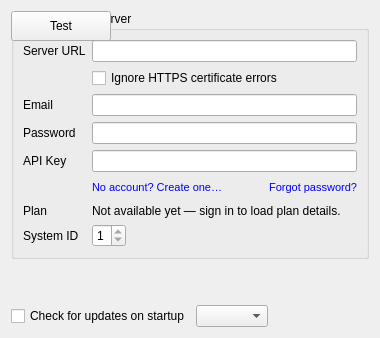
          <widget class="QWidget" name="tabWidgetPage3">
           <attribute name="title">
            <string>Network</string>
           </attribute>
           <layout class="QVBoxLayout" name="verticalLayout_10">
            <item>
             <widget class="QGroupBox" name="groupBoxRequestServer">
              <property name="title">
               <string>Use request server</string>
              </property>
              <property name="checkable">
               <bool>true</bool>
              </property>
              <layout class="QVBoxLayout" name="verticalLayout">
               <item>
                <layout class="QFormLayout" name="formLayout">
                 <item row="0" column="0">
                  <widget class="QLabel" name="label_6">
                   <property name="text">
                    <string>Server URL</string>
                   </property>
                  </widget>
                 </item>
                 <item row="0" column="1">
                  <widget class="QLineEdit" name="lineEditUrl">
                   <property name="toolTip">
                    <string>URL of the server to use for remote requests</string>
                   </property>
                   <property name="inputMethodHints">
                    <set>Qt::ImhUrlCharactersOnly</set>
                   </property>
                   <property name="placeholderText">
                    <string/>
                   </property>
                  </widget>
                 </item>
                 <item row="1" column="1">
                  <widget class="QCheckBox" name="checkBoxIgnoreCertErrors">
                   <property name="toolTip">
                    <string>If enabled, Auto-KJ will ignore any problems with SSL certificates.  Useful if you are hosing your own request server and are using a self-signed cert.</string>
                   </property>
                   <property name="text">
                    <string>Ignore HTTPS certificate errors</string>
                   </property>
                  </widget>
                 </item>
                 <item row="2" column="0">
                  <widget class="QLabel" name="label_7">
                   <property name="text">
                    <string>Email</string>
                   </property>
                  </widget>
                 </item>
                 <item row="2" column="1">
                  <widget class="QLineEdit" name="lineEditEmail">
                   <property name="toolTip">
                    <string>Email address for your Auto-KJ account</string>
                   </property>
                   <property name="inputMethodHints">
                    <set>Qt::ImhEmailCharactersOnly</set>
                   </property>
                  </widget>
                 </item>
                 <item row="3" column="0">
                  <widget class="QLabel" name="labelPassword">
                   <property name="text">
                    <string>Password</string>
                   </property>
                  </widget>
                 </item>
                 <item row="3" column="1">
                  <widget class="QLineEdit" name="lineEditPassword">
                   <property name="toolTip">
                    <string>Password for your Auto-KJ account</string>
                   </property>
                   <property name="echoMode">
                    <enum>QLineEdit::Password</enum>
                   </property>
                  </widget>
                 </item>
                 <item row="4" column="0">
                  <widget class="QLabel" name="labelApiKey">
                   <property name="text">
                    <string>API Key</string>
                   </property>
                  </widget>
                 </item>
                 <item row="4" column="1">
                  <widget class="QLineEdit" name="lineEditApiKey">
                   <property name="toolTip">
                    <string>API key for Pro desktop HTTP endpoints</string>
                   </property>
                   <property name="echoMode">
                    <enum>QLineEdit::PasswordEchoOnEdit</enum>
                   </property>
                  </widget>
                 </item>
                 <item row="5" column="1">
                  <layout class="QHBoxLayout" name="horizontalLayoutAuthLinks">
                   <item>
                    <widget class="QPushButton" name="btnCreateAccount">
                     <property name="toolTip">
                      <string>Create a new Auto-KJ account</string>
                     </property>
                     <property name="text">
                      <string>No account? Create one…</string>
                     </property>
                     <property name="flat">
                      <bool>true</bool>
                     </property>
                     <property name="styleSheet">
                      <string>QPushButton { color: palette(link); text-align: left; padding: 0; border: none; font-size: 11px; }</string>
                     </property>
                    </widget>
                   </item>
                   <item>
                    <spacer name="horizontalSpacerAuthLinks">
                     <property name="orientation">
                      <enum>Qt::Horizontal</enum>
                     </property>
                     <property name="sizeHint" stdset="0">
                      <size>
                       <width>40</width>
                       <height>20</height>
                      </size>
                     </property>
                    </spacer>
                   </item>
                   <item>
                    <widget class="QPushButton" name="btnForgotPassword">
                     <property name="toolTip">
                      <string>Reset your Auto-KJ account password</string>
                     </property>
                     <property name="text">
                      <string>Forgot password?</string>
                     </property>
                     <property name="flat">
                      <bool>true</bool>
                     </property>
                     <property name="styleSheet">
                      <string>QPushButton { color: palette(link); text-align: right; padding: 0; border: none; font-size: 11px; }</string>
                     </property>
                    </widget>
                   </item>
                  </layout>
                 </item>
                 <item row="6" column="0">
                  <widget class="QLabel" name="labelPlanTitle">
                   <property name="text">
                    <string>Plan</string>
                   </property>
                  </widget>
                 </item>
                 <item row="6" column="1">
                  <widget class="QLabel" name="labelPlanValue">
                   <property name="text">
                    <string>Not available yet — sign in to load plan details.</string>
                   </property>
                   <property name="textFormat">
                    <enum>Qt::RichText</enum>
                   </property>
                   <property name="openExternalLinks">
                    <bool>true</bool>
                   </property>
                   <property name="textInteractionFlags">
                    <set>Qt::LinksAccessibleByKeyboard|Qt::LinksAccessibleByMouse</set>
                   </property>
                  </widget>
                 </item>
                 <item row="7" column="0">
                  <widget class="QLabel" name="label_30">
                   <property name="text">
                    <string>System ID</string>
                   </property>
                  </widget>
                 </item>
                 <item row="7" column="1">
                  <layout class="QHBoxLayout" name="horizontalLayout_2">
                   <property name="rightMargin">
                    <number>20</number>
                   </property>
                   <item>
                    <widget class="QSpinBox" name="spinBoxSystemId">
                     <property name="minimum">
                      <number>1</number>
                     </property>
                     <property name="maximum">
                      <number>1</number>
                     </property>
                    </widget>
                   </item>
                   <item>
                    <spacer name="horizontalSpacer_14">
                     <property name="orientation">
                      <enum>Qt::Horizontal</enum>
                     </property>
                     <property name="sizeHint" stdset="0">
                      <size>
                       <width>40</width>
                       <height>20</height>
                      </size>
                     </property>
                    </spacer>
                   </item>
                  </layout>
                 </item>
                 <item row="6" column="0">
                  <widget class="QLabel" name="label_22">
                   <property name="text">
                    <string>Interval</string>
                   </property>
                  </widget>
                 </item>
                 <item row="6" column="1">
                  <layout class="QHBoxLayout" name="horizontalLayout_15">
                   <property name="rightMargin">
                    <number>50</number>
                   </property>
                   <item>
                    <widget class="QSpinBox" name="spinBoxInterval">
                     <property name="toolTip">
                      <string>How often to check the server for new requests</string>
                     </property>
                     <property name="suffix">
                      <string> seconds</string>
                     </property>
                     <property name="minimum">
                      <number>10</number>
                     </property>
                     <property name="maximum">
                      <number>10000</number>
                     </property>
                     <property name="singleStep">
                      <number>10</number>
                     </property>
                    </widget>
                   </item>
                   <item>
                    <spacer name="horizontalSpacer_11">
                     <property name="orientation">
                      <enum>Qt::Horizontal</enum>
                     </property>
                     <property name="sizeHint" stdset="0">
                      <size>
                       <width>40</width>
                       <height>20</height>
                      </size>
                     </property>
                    </spacer>
                   </item>
                  </layout>
                 </item>
                 <item row="7" column="1">
                  <layout class="QHBoxLayout" name="horizontalLayout_20">
                   <property name="leftMargin">
                    <number>0</number>
                   </property>
                   <property name="topMargin">
                    <number>0</number>
                   </property>
                   <item>
                    <spacer name="horizontalSpacer_13">
                     <property name="orientation">
                      <enum>Qt::Horizontal</enum>
                     </property>
                     <property name="sizeType">
                      <enum>QSizePolicy::Expanding</enum>
                     </property>
                     <property name="sizeHint" stdset="0">
                      <size>
                       <width>40</width>
                       <height>20</height>
                      </size>
                     </property>
                    </spacer>
                   </item>
                   <item>
                    <widget class="QPushButton" name="btnTestReqServer">
                     <property name="text">
                      <string>Test</string>
                     </property>
                    </widget>
                   </item>
                  </layout>
                 </item>
                </layout>
               </item>
              </layout>
             </widget>
            </item>
            <item>
             <spacer name="verticalSpacer_3">
              <property name="orientation">
               <enum>Qt::Vertical</enum>
              </property>
              <property name="sizeHint" stdset="0">
               <size>
                <width>20</width>
                <height>40</height>
               </size>
              </property>
             </spacer>
            </item>
            <item>
             <layout class="QHBoxLayout" name="horizontalLayout_16">
              <property name="topMargin">
               <number>0</number>
              </property>
              <item>
               <widget class="QCheckBox" name="cbxCheckUpdates">
                <property name="text">
                 <string>Check for updates on startup</string>
                </property>
               </widget>
              </item>
              <item>
               <widget class="QComboBox" name="comboBoxUpdateBranch"/>
              </item>
              <item>
               <spacer name="horizontalSpacer_10">
                <property name="orientation">
                 <enum>Qt::Horizontal</enum>
                </property>
                <property name="sizeHint" stdset="0">
                 <size>
                  <width>40</width>
                  <height>20</height>
                 </size>
                </property>
               </spacer>
              </item>
             </layout>
            </item>
           </layout>
          </widget>
